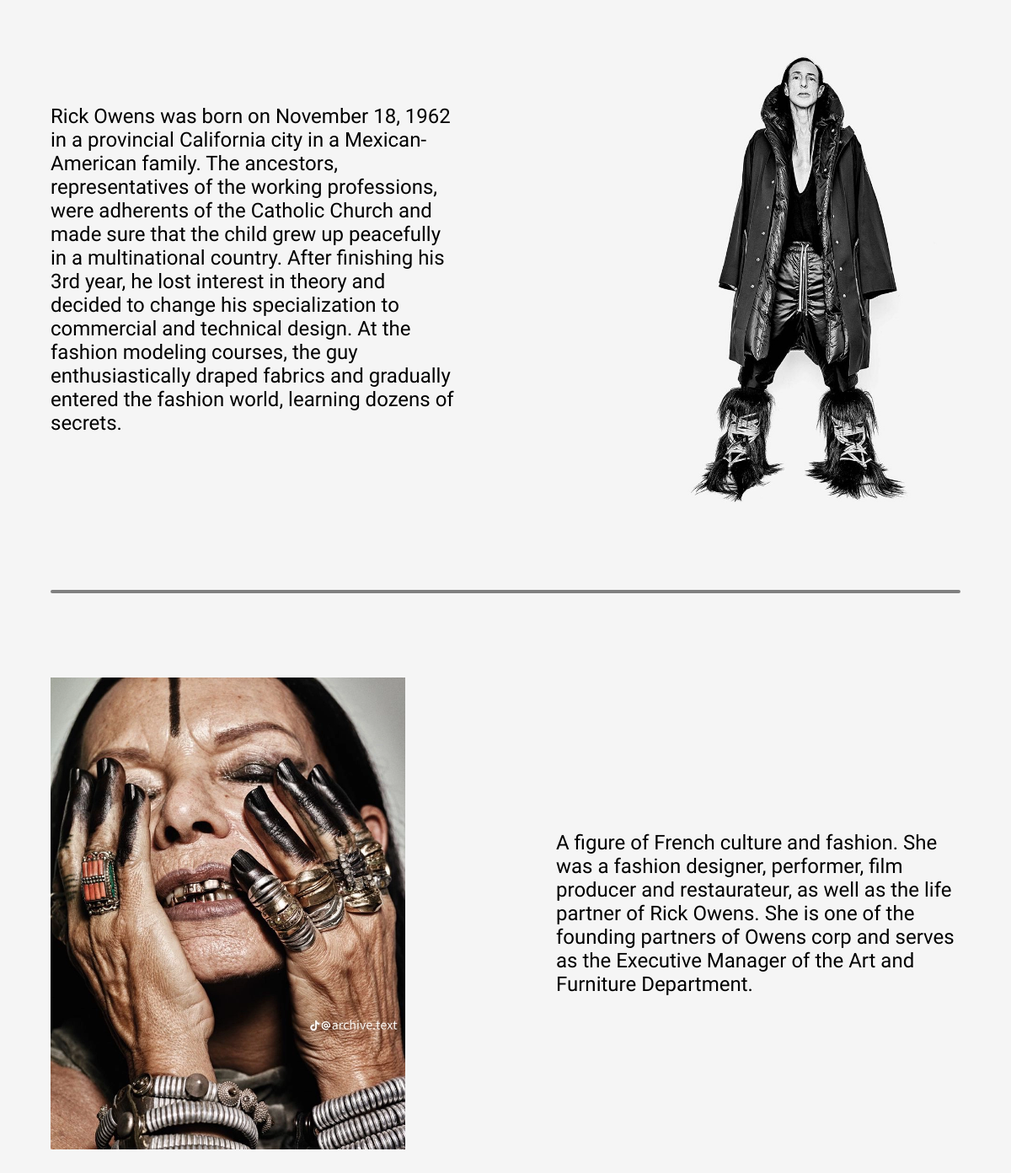
Screenshot of /designers/1 with the database file from the repository.
### main/models.py (models this page shows)
class Person(models.Model):
    name = models.CharField(max_length=50)
    photo1 = models.ImageField(upload_to='models/photos/%Y/%m/%d')
    photo2 = models.ImageField(upload_to='models/photos/%Y/%m/%d')
    biography1 = models.TextField()
    biography2 = models.TextField()
    brand = models.ForeignKey(Brand, on_delete=models.SET_NULL, null=True)
    class Meta:
        abstract = True

class Designer(Person):
    pass

### main/views.py (the view)
# urls.py: path('designers/<int:id>', DesignerView.as_view(), name="designers"),
class DesignerView(TemplateView):
    template_name = "main/model.html"
    def get_context_data(self, **kwargs):
        context = super(DesignerView, self).get_context_data(**kwargs)
        context = {'model': Designer.objects.get(id=context["id"])}
        return context

### main/templates/main/model.html (shortened to what this page needs)
{% extends 'main/base.html' %}
{% load static %}
{% block css %}
    <link rel="stylesheet" href="{% static 'main/css/designer.css' %}">
{% endblock %}
{% block content %}
<section class="block-text">
    <div class="text text__left">
        <a>{{ model.biography1 }}</a>
    </div>
    <img class="photo" src={{ model.photo1.url }}/>
</section>
<div class="hr__wrapper">
    <hr>
</div>
<section class="block-text" style="padding-bottom: 20%;">
    <img class="photo" src={{ model.photo2.url }}/>
    <div class="text text__right" >
        <a>{{ model.biography2 }}</a>
    </div>
</section>
{% endblock %}

### main/static/main/css/designer.css (style rules this page uses)
body { background-color: rgb(245, 245, 245); }
.block-text { display: flex; justify-content: space-between; width: 90vw; margin-left: 5vw; align-items: center; height: 80vh; }
.text { width: 40vw; font-size: 2vw; }

### main/static/main/css/common.css (style rules this page uses)
body { font-family: 'Belanosima', sans-serif; margin: 0px; padding: 0px; }
.hr__wrapper { display: flex; justify-content: center; }
.hr__wrapper hr { width: 90%; margin: 60px; border: 2px solid gray; border-radius: 2px; }
img { pointer-events: none; }
.photo { height: 70vh; }

### rows the page displays
Designer: biography1 "Rick Owens was born on November 18, 1962 in a provincial California city in a Mexican-American family. The ancestors, representatives of the working professions, were adherents of the Catholic Church and made sure that the child grew up peacefully in a multinational country. After finishing his 3rd year, he lost interest in theory and decided to change his specialization to commercial and technical design. At the fashion modeling courses, the guy enthusiastically draped fabrics and gradually entered the fashion world, learning dozens of secrets.", photo1 (picture), photo2 (picture), biography2 "A figure of French culture and fashion. She was a fashion designer, performer, film producer and restaurateur, as well as the life partner of Rick Owens. She is one of the founding partners of Owens corp and serves as the Executive Manager of the Art and Furniture Department."
